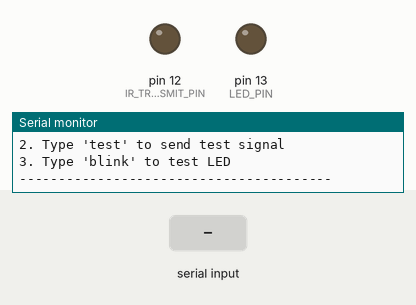
Recording of a sketch running on a simulated Arduino Uno, built with avr-gcc and run on an emulated ATmega328P. Parts: output pins drawn as LEDs (lit = HIGH), the last lines printed to the serial monitor. Dashed ring = blinking. Inputs (shaded band) come from the test bench.

Above: at 1.3 s.
1.4 s: "BLINK\n" received over Serial
At 1.5 s:
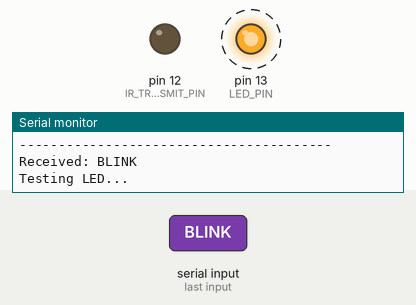
5.9 s: "TEST\n" received over Serial
At 6.6 s:
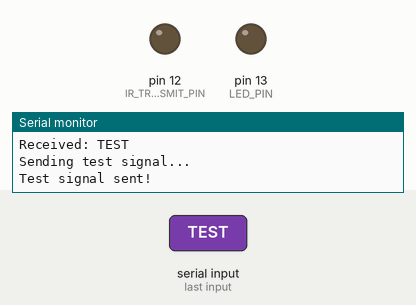
7.4 s: "1\n" received over Serial
At 8.9 s:
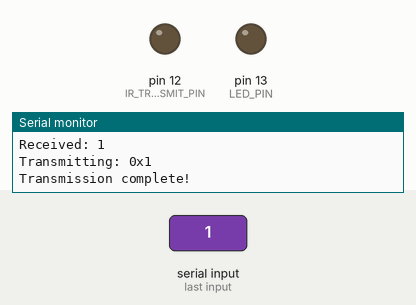
Timing chart, 0 to 9.9 s (numbered marks = the images above; inputs shaded):
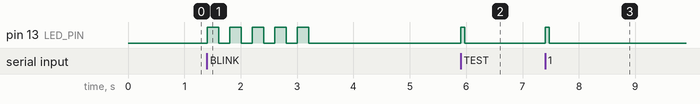

Measured:
- after the input at 1.4 s, pin 13 (LED_PIN): alternates HIGH for 0.20 s and LOW for 0.20 s, 10 changes in all, then stays LOW, starting at once
- after the input at 5.9 s, pin 13 (LED_PIN): LOW → HIGH at once, → LOW 0.07 s later
- after the input at 7.4 s, pin 13 (LED_PIN): LOW → HIGH at once, → LOW 0.07 s later

The sketch:

ir_transmitter_debug.ino
```cpp
/*
 * IR Remote Transmitter with Debug
 * Sends IR codes and includes debugging features
 */

#include <IRremote.h>

// Pin definitions
const int IR_TRANSMIT_PIN = 12;
const int LED_PIN = 13; // Built-in LED for visual feedback

// Create IR sender object
IRsend irsend;

// Variables for serial input
String inputString = "";
boolean stringComplete = false;

void setup() {
  // Initialize serial communication
  Serial.begin(9600);

  // Set pin modes
  pinMode(LED_PIN, OUTPUT);
  pinMode(IR_TRANSMIT_PIN, OUTPUT);

  // Reserve space for input string
  inputString.reserve(200);

  Serial.println("IR Remote Transmitter with Debug Started");
  Serial.println("Commands:");
  Serial.println("1. Send hex code (e.g., FF00FF)");
  Serial.println("2. Type 'test' to send test signal");
  Serial.println("3. Type 'blink' to test LED");
  Serial.println("----------------------------------------");
}

void loop() {
  // Check for serial input
  if (stringComplete) {
    // Remove any whitespace and convert to uppercase
    inputString.trim();
    inputString.toUpperCase();

    Serial.print("Received: ");
    Serial.println(inputString);

    // Handle special commands
    if (inputString == "TEST") {
      sendTestSignal();
    } else if (inputString == "BLINK") {
      testLED();
    } else if (isValidHex(inputString)) {
      // Convert hex string to unsigned long
      unsigned long code = strtoul(inputString.c_str(), NULL, 16);

      Serial.print("Transmitting: 0x");
      Serial.println(inputString);

      // Blink LED to show transmission
      digitalWrite(LED_PIN, HIGH);

      // Send the IR code (using NEC protocol as default)
      irsend.sendNEC(IR_TRANSMIT_PIN, code, 32);

      // Turn off LED
      digitalWrite(LED_PIN, LOW);

      Serial.println("Transmission complete!");
    } else {
      Serial.println("Invalid input! Try:");
      Serial.println("- Hex code (e.g., FF00FF)");
      Serial.println("- 'test' for test signal");
      Serial.println("- 'blink' for LED test");
    }

    // Clear the string
    inputString = "";
    stringComplete = false;
  }
}

// Function to read serial input
void serialEvent() {
  while (Serial.available()) {
    char inChar = (char)Serial.read();

    if (inChar == '\n') {
      stringComplete = true;
    } else {
      inputString += inChar;
    }
  }
}

// Function to validate hex string
boolean isValidHex(String str) {
  if (str.length() == 0) return false;

  for (int i = 0; i < str.length(); i++) {
    char c = str.charAt(i);
    if (!((c >= '0' && c <= '9') || (c >= 'A' && c <= 'F'))) {
      return false;
    }
  }
  return true;
}

// Function to send test signal
void sendTestSignal() {
  Serial.println("Sending test signal...");
  digitalWrite(LED_PIN, HIGH);

  // Send a simple test code
  irsend.sendNEC(IR_TRANSMIT_PIN, 0xFF00FF, 32);

  digitalWrite(LED_PIN, LOW);
  Serial.println("Test signal sent!");
}

// Function to test LED
void testLED() {
  Serial.println("Testing LED...");
  for (int i = 0; i < 5; i++) {
    digitalWrite(LED_PIN, HIGH);
    delay(200);
    digitalWrite(LED_PIN, LOW);
    delay(200);
  }
  Serial.println("LED test complete!");
}
```
